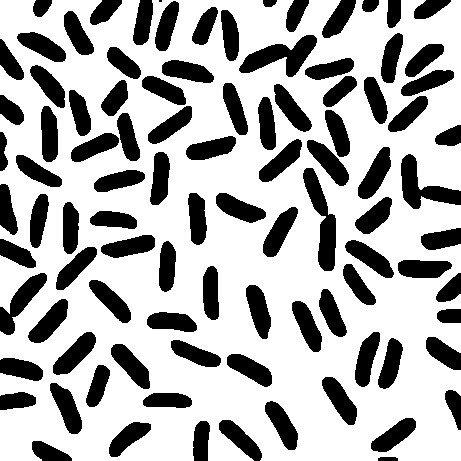
#> input picture After erosion.png, 461 x 461 px
$ python contours.py
#> lines starting #> are read from the running program, lines starting #| are printed output that depends on the picture; after the words box and inside, x2 and y2 are one past the last pixel; in counts of white or black regions, pixels touching at a corner belong together
import numpy as np
import cv2 as cv

im = cv.imread('After erosion.png')
#> im is the input picture: shape (461, 461, 3); 68.8% white; 97 black regions (1 under 20 px), largest, box (x1, y1, x2, y2) and area: (303, 168, 336, 271) 1505, (239, 35, 317, 77) 1478, (401, 154, 461, 209) 1372
imgray = cv.cvtColor(im, cv.COLOR_BGR2GRAY)
ret, thresh = cv.threshold(imgray, 50, 100, 0)
#> thresh: shape (461, 461); values 0 (black) and 100 (white), 68.8% white; 97 black regions (1 under 20 px)
contours, hierarchy = cv.findContours(thresh, cv.RETR_TREE, cv.CHAIN_APPROX_NONE)
#> contours = 69 contours; largest, box (x1, y1, x2, y2) and area: (0, 0, 461, 461) 196541, (302, 167, 337, 272) 1620, (238, 34, 318, 78) 1576, (357, 146, 392, 200) 942, (52, 331, 97, 376) 938

print("Number of Contours found = " + str(len(contours)))
#| Number of Contours found = 69

cv.drawContours(imgray, contours, -1, (88, 255, 51), 2)
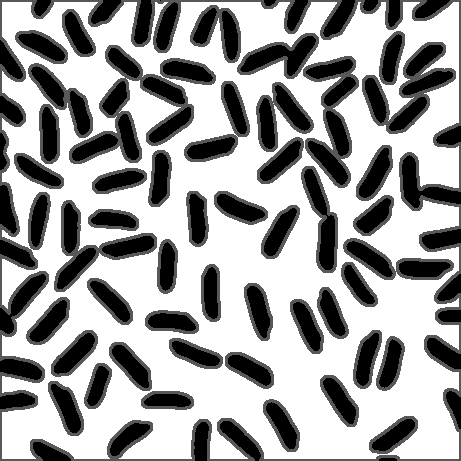
#> imgray: shape (461, 461); min 0, max 255, mean 160.2
cv.imshow('Contour', imgray)

cv.waitKey(0)
